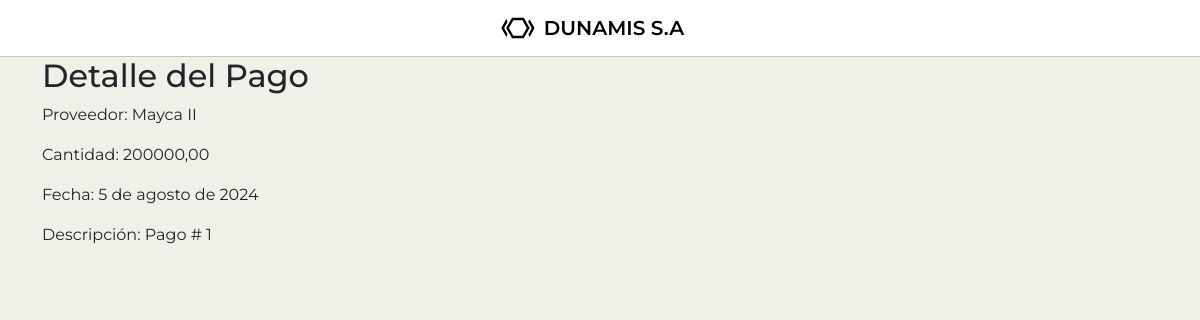
/proveedores/pagos/6/, run on an earlier commit of the app's database.
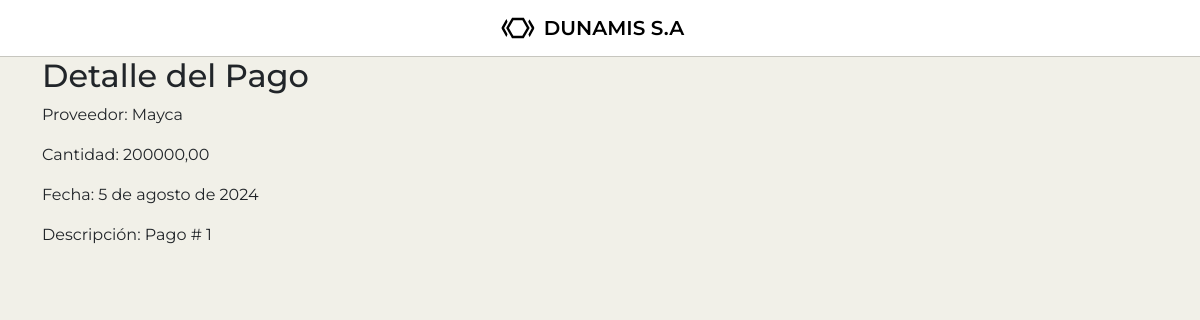
And on a later commit of the database.
### mod_ventas/sub_mod_proveedores/models.py (models this page shows, shortened)
class PagoProveedor(models.Model):
    proveedor = models.ForeignKey(Proveedor, on_delete=models.CASCADE, related_name='pagos')
    fecha_pago = models.DateField(auto_now_add=True)
    cantidad = models.DecimalField(max_digits=10, decimal_places=2, validators=[MinValueValidator(0)])
    descripcion = models.TextField(blank=True, null=True)

class Proveedor(models.Model):
    nombre = models.CharField(max_length=150)
    correo = models.EmailField(default='')
    numero_telefonico = models.IntegerField(default=0)
    tiempo_despacho_aprox = models.IntegerField(validators=[MinValueValidator(1)], default=0)
    activo = models.BooleanField(default=True)
    slug = models.SlugField(default='', null=False)
    saldo_adeudado = models.DecimalField(max_digits=10, decimal_places=2, default=0.00, validators=[MinValueValidator(0)])

### mod_ventas/sub_mod_proveedores/views.py (the view)
# urls.py: path('pagos/<int:pk>/', PagoProveedorDetailView.as_view(), name='pago_detalle'),
class PagoProveedorDetailView(DetailView):
    model = PagoProveedor
    template_name = 'sub_mod_proveedores/pago_detail.html'
    context_object_name = 'pago'

### mod_ventas/sub_mod_proveedores/templates/sub_mod_proveedores/pago_detail.html
{% extends "base.html" %}
{% block content %}
    <h2>Detalle del Pago</h2>
    <p>Proveedor: {{ pago.proveedor.nombre }}</p>
    <p>Cantidad: {{ pago.cantidad }}</p>
    <p>Fecha: {{ pago.fecha_pago }}</p>
    <p>Descripción: {{ pago.descripcion }}</p>
{% endblock %}

What changed in the data, as far as the page shows it:
changed through a linked row, PagoProveedor "Pago # 1": proveedor.nombre "Mayca II" → "Mayca"
